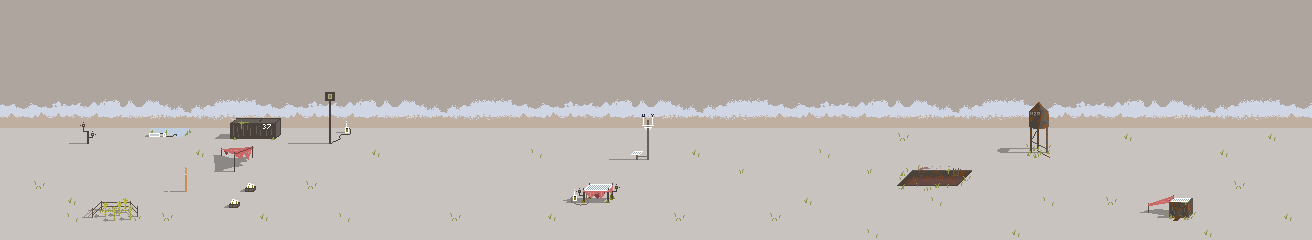

This is a level from a 2D game, rendered from its Tiled map with the project's own tilesets. A one-line summary and the map file follow, with tile-layer data summarised:
An orthogonal 82x15 tile map with 16x16 px tiles, 5 tile layers (Background, Midground, Foreground, Ground, ...), 2 tilesets and 6 objects (2x spawn).

<map version="1.10" tiledversion="1.11.0" orientation="orthogonal" renderorder="right-down" width="82" height="15" tilewidth="16" tileheight="16" infinite="0" nextlayerid="13" nextobjectid="9">
 <tileset firstgid="1" source="../tilesets/background.tsx" />
 <tileset firstgid="81" source="../tilesets/props.tsx" />
 <group id="10" name="All">
  <group id="3" name="Sky">
   <layer id="2" name="Background" width="82" height="15">
    <data>[1230 cells, 574 non-empty, 1 distinct tile ids]</data>
   </layer>
   <layer id="5" name="Midground" width="82" height="15">
    <data>[1230 cells, 164 non-empty, 17 distinct tile ids]</data>
   </layer>
   <layer id="4" name="Foreground" width="82" height="15">
    <data>[1230 cells, 82 non-empty, 16 distinct tile ids]</data>
   </layer>
  </group>
  <layer id="1" name="Ground" width="82" height="15">
   <data>[1230 cells, 574 non-empty, 1 distinct tile ids]</data>
  </layer>
  <layer id="7" name="Entities" width="82" height="15">
   <data>[1230 cells, 45 non-empty, 17 distinct tile ids]</data>
  </layer>
  <objectgroup id="11" name="Spawns">
   <object id="1" type="spawn" x="48" y="144">
    <properties>
     <property name="entityType" value="hero" />
     <property name="isPlayer" type="bool" value="true" />
     <property name="maxEntityCount" type="int" value="1" />
     <property name="spawnsOn" value="instant" />
    </properties>
    <point />
   </object>
   <object id="8" type="spawn" x="120" y="170">
    <properties>
     <property name="entityType" value="merchant" />
     <property name="maxEntityCount" type="int" value="1" />
     <property name="spawnsOn" value="instant" />
    </properties>
    <point />
   </object>
  </objectgroup>
  <objectgroup id="12" name="World Bounds">
   <object id="3" x="0" y="112" width="1312" height="16" />
   <object id="5" x="0" y="240" width="1312" height="16" />
   <object id="6" x="-16" y="112" width="16" height="144" />
   <object id="7" x="1337.22" y="91.3195" width="16" height="144" />
  </objectgroup>
 </group>
</map>